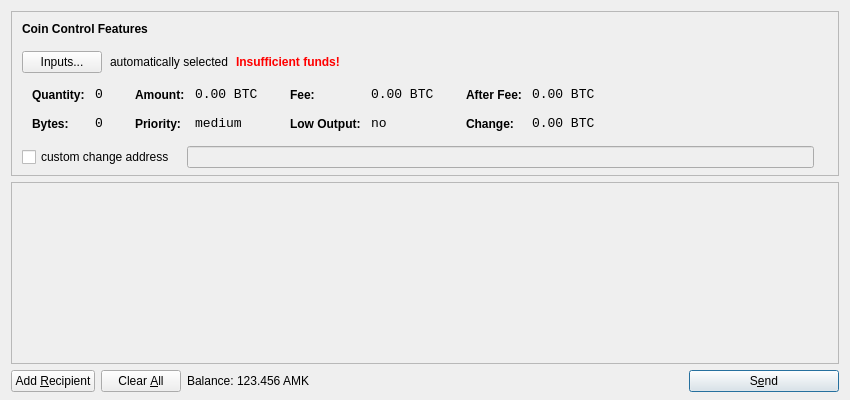
<?xml version="1.0" encoding="UTF-8"?>
<ui version="4.0">
 <class>SendCoinsDialog</class>
 <widget class="QDialog" name="SendCoinsDialog">
  <property name="geometry">
   <rect>
    <x>0</x>
    <y>0</y>
    <width>850</width>
    <height>400</height>
   </rect>
  </property>
  <property name="windowTitle">
   <string>Send Coins</string>
  </property>
  <layout class="QVBoxLayout" name="verticalLayout" stretch="0,1,0">
   <property name="bottomMargin">
    <number>8</number>
   </property>
   <item>
    <widget class="QFrame" name="frameCoinControl">
     <property name="sizePolicy">
      <sizepolicy hsizetype="Expanding" vsizetype="Expanding">
       <horstretch>0</horstretch>
       <verstretch>0</verstretch>
      </sizepolicy>
     </property>
     <property name="maximumSize">
      <size>
       <width>16777215</width>
       <height>16777215</height>
      </size>
     </property>
     <property name="frameShape">
      <enum>QFrame::StyledPanel</enum>
     </property>
     <property name="frameShadow">
      <enum>QFrame::Sunken</enum>
     </property>
     <layout class="QVBoxLayout" name="verticalLayoutCoinControl2">
      <property name="spacing">
       <number>-1</number>
      </property>
      <property name="leftMargin">
       <number>0</number>
      </property>
      <property name="topMargin">
       <number>0</number>
      </property>
      <property name="rightMargin">
       <number>0</number>
      </property>
      <property name="bottomMargin">
       <number>6</number>
      </property>
      <item>
       <layout class="QVBoxLayout" name="verticalLayoutCoinControl" stretch="0,0,0,0,1">
        <property name="spacing">
         <number>0</number>
        </property>
        <property name="leftMargin">
         <number>10</number>
        </property>
        <property name="topMargin">
         <number>10</number>
        </property>
        <item>
         <layout class="QHBoxLayout" name="horizontalLayoutCoinControl1">
          <property name="bottomMargin">
           <number>15</number>
          </property>
          <item>
           <widget class="QLabel" name="labelCoinControlFeatures">
            <property name="sizePolicy">
             <sizepolicy hsizetype="Preferred" vsizetype="Maximum">
              <horstretch>0</horstretch>
              <verstretch>0</verstretch>
             </sizepolicy>
            </property>
            <property name="font">
             <font>
              <weight>75</weight>
              <bold>true</bold>
             </font>
            </property>
            <property name="styleSheet">
             <string notr="true">font-weight:bold;</string>
            </property>
            <property name="text">
             <string>Coin Control Features</string>
            </property>
           </widget>
          </item>
         </layout>
        </item>
        <item>
         <layout class="QHBoxLayout" name="horizontalLayoutCoinControl2" stretch="0,0,0,0">
          <property name="spacing">
           <number>8</number>
          </property>
          <property name="bottomMargin">
           <number>10</number>
          </property>
          <item>
           <widget class="QPushButton" name="pushButtonCoinControl">
            <property name="styleSheet">
             <string notr="true"/>
            </property>
            <property name="text">
             <string>Inputs...</string>
            </property>
           </widget>
          </item>
          <item>
           <widget class="QLabel" name="labelCoinControlAutomaticallySelected">
            <property name="text">
             <string>automatically selected</string>
            </property>
            <property name="margin">
             <number>5</number>
            </property>
           </widget>
          </item>
          <item>
           <widget class="QLabel" name="labelCoinControlInsuffFunds">
            <property name="font">
             <font>
              <weight>75</weight>
              <bold>true</bold>
             </font>
            </property>
            <property name="styleSheet">
             <string notr="true">color:red;font-weight:bold;</string>
            </property>
            <property name="text">
             <string>Insufficient funds!</string>
            </property>
            <property name="margin">
             <number>5</number>
            </property>
           </widget>
          </item>
          <item>
           <spacer name="horizontalSpacerCoinControl">
            <property name="orientation">
             <enum>Qt::Horizontal</enum>
            </property>
            <property name="sizeHint" stdset="0">
             <size>
              <width>40</width>
              <height>1</height>
             </size>
            </property>
           </spacer>
          </item>
         </layout>
        </item>
        <item>
         <widget class="QWidget" name="widgetCoinControl" native="true">
          <property name="sizePolicy">
           <sizepolicy hsizetype="Preferred" vsizetype="Preferred">
            <horstretch>0</horstretch>
            <verstretch>0</verstretch>
           </sizepolicy>
          </property>
          <property name="minimumSize">
           <size>
            <width>0</width>
            <height>0</height>
           </size>
          </property>
          <property name="styleSheet">
           <string notr="true"/>
          </property>
          <layout class="QHBoxLayout" name="horizontalLayoutCoinControl5">
           <property name="margin">
            <number>0</number>
           </property>
           <item>
            <layout class="QHBoxLayout" name="horizontalLayoutCoinControl3" stretch="0,0,0,1">
             <property name="spacing">
              <number>20</number>
             </property>
             <property name="topMargin">
              <number>0</number>
             </property>
             <property name="bottomMargin">
              <number>10</number>
             </property>
             <item>
              <layout class="QFormLayout" name="formLayoutCoinControl1">
               <property name="horizontalSpacing">
                <number>10</number>
               </property>
               <property name="verticalSpacing">
                <number>14</number>
               </property>
               <property name="leftMargin">
                <number>10</number>
               </property>
               <property name="topMargin">
                <number>4</number>
               </property>
               <property name="rightMargin">
                <number>6</number>
               </property>
               <item row="0" column="0">
                <widget class="QLabel" name="labelCoinControlQuantityText">
                 <property name="styleSheet">
                  <string notr="true">font-weight:bold;</string>
                 </property>
                 <property name="text">
                  <string>Quantity:</string>
                 </property>
                 <property name="margin">
                  <number>0</number>
                 </property>
                </widget>
               </item>
               <item row="0" column="1">
                <widget class="QLabel" name="labelCoinControlQuantity">
                 <property name="font">
                  <font>
                   <family>Monospace</family>
                   <pointsize>10</pointsize>
                  </font>
                 </property>
                 <property name="cursor">
                  <cursorShape>IBeamCursor</cursorShape>
                 </property>
                 <property name="contextMenuPolicy">
                  <enum>Qt::ActionsContextMenu</enum>
                 </property>
                 <property name="text">
                  <string notr="true">0</string>
                 </property>
                 <property name="margin">
                  <number>0</number>
                 </property>
                 <property name="textInteractionFlags">
                  <set>Qt::LinksAccessibleByMouse|Qt::TextSelectableByKeyboard|Qt::TextSelectableByMouse</set>
                 </property>
                </widget>
               </item>
               <item row="1" column="0">
                <widget class="QLabel" name="labelCoinControlBytesText">
                 <property name="styleSheet">
                  <string notr="true">font-weight:bold;</string>
                 </property>
                 <property name="text">
                  <string>Bytes:</string>
                 </property>
                </widget>
               </item>
               <item row="1" column="1">
                <widget class="QLabel" name="labelCoinControlBytes">
                 <property name="font">
                  <font>
                   <family>Monospace</family>
                   <pointsize>10</pointsize>
                  </font>
                 </property>
                 <property name="cursor">
                  <cursorShape>IBeamCursor</cursorShape>
                 </property>
                 <property name="contextMenuPolicy">
                  <enum>Qt::ActionsContextMenu</enum>
                 </property>
                 <property name="text">
                  <string notr="true">0</string>
                 </property>
                 <property name="textInteractionFlags">
                  <set>Qt::LinksAccessibleByMouse|Qt::TextSelectableByKeyboard|Qt::TextSelectableByMouse</set>
                 </property>
                </widget>
               </item>
              </layout>
             </item>
             <item>
              <layout class="QFormLayout" name="formLayoutCoinControl2">
               <property name="horizontalSpacing">
                <number>10</number>
               </property>
               <property name="verticalSpacing">
                <number>14</number>
               </property>
               <property name="leftMargin">
                <number>6</number>
               </property>
               <property name="topMargin">
                <number>4</number>
               </property>
               <property name="rightMargin">
                <number>6</number>
               </property>
               <item row="0" column="0">
                <widget class="QLabel" name="labelCoinControlAmountText">
                 <property name="styleSheet">
                  <string notr="true">font-weight:bold;</string>
                 </property>
                 <property name="text">
                  <string>Amount:</string>
                 </property>
                 <property name="margin">
                  <number>0</number>
                 </property>
                </widget>
               </item>
               <item row="0" column="1">
                <widget class="QLabel" name="labelCoinControlAmount">
                 <property name="font">
                  <font>
                   <family>Monospace</family>
                   <pointsize>10</pointsize>
                  </font>
                 </property>
                 <property name="cursor">
                  <cursorShape>IBeamCursor</cursorShape>
                 </property>
                 <property name="contextMenuPolicy">
                  <enum>Qt::ActionsContextMenu</enum>
                 </property>
                 <property name="text">
                  <string notr="true">0.00 BTC</string>
                 </property>
                 <property name="textInteractionFlags">
                  <set>Qt::LinksAccessibleByMouse|Qt::TextSelectableByKeyboard|Qt::TextSelectableByMouse</set>
                 </property>
                </widget>
               </item>
               <item row="1" column="0">
                <widget class="QLabel" name="labelCoinControlPriorityText">
                 <property name="styleSheet">
                  <string notr="true">font-weight:bold;</string>
                 </property>
                 <property name="text">
                  <string>Priority:</string>
                 </property>
                </widget>
               </item>
               <item row="1" column="1">
                <widget class="QLabel" name="labelCoinControlPriority">
                 <property name="font">
                  <font>
                   <family>Monospace</family>
                   <pointsize>10</pointsize>
                  </font>
                 </property>
                 <property name="cursor">
                  <cursorShape>IBeamCursor</cursorShape>
                 </property>
                 <property name="contextMenuPolicy">
                  <enum>Qt::ActionsContextMenu</enum>
                 </property>
                 <property name="text">
                  <string>medium</string>
                 </property>
                 <property name="textInteractionFlags">
                  <set>Qt::LinksAccessibleByMouse|Qt::TextSelectableByKeyboard|Qt::TextSelectableByMouse</set>
                 </property>
                </widget>
               </item>
              </layout>
             </item>
             <item>
              <layout class="QFormLayout" name="formLayoutCoinControl3">
               <property name="horizontalSpacing">
                <number>10</number>
               </property>
               <property name="verticalSpacing">
                <number>14</number>
               </property>
               <property name="leftMargin">
                <number>6</number>
               </property>
               <property name="topMargin">
                <number>4</number>
               </property>
               <property name="rightMargin">
                <number>6</number>
               </property>
               <item row="0" column="0">
                <widget class="QLabel" name="labelCoinControlFeeText">
                 <property name="styleSheet">
                  <string notr="true">font-weight:bold;</string>
                 </property>
                 <property name="text">
                  <string>Fee:</string>
                 </property>
                 <property name="margin">
                  <number>0</number>
                 </property>
                </widget>
               </item>
               <item row="0" column="1">
                <widget class="QLabel" name="labelCoinControlFee">
                 <property name="font">
                  <font>
                   <family>Monospace</family>
                   <pointsize>10</pointsize>
                  </font>
                 </property>
                 <property name="cursor">
                  <cursorShape>IBeamCursor</cursorShape>
                 </property>
                 <property name="contextMenuPolicy">
                  <enum>Qt::ActionsContextMenu</enum>
                 </property>
                 <property name="text">
                  <string notr="true">0.00 BTC</string>
                 </property>
                 <property name="textInteractionFlags">
                  <set>Qt::LinksAccessibleByMouse|Qt::TextSelectableByKeyboard|Qt::TextSelectableByMouse</set>
                 </property>
                </widget>
               </item>
               <item row="1" column="0">
                <widget class="QLabel" name="labelCoinControlLowOutputText">
                 <property name="styleSheet">
                  <string notr="true">font-weight:bold;</string>
                 </property>
                 <property name="text">
                  <string>Low Output:</string>
                 </property>
                </widget>
               </item>
               <item row="1" column="1">
                <widget class="QLabel" name="labelCoinControlLowOutput">
                 <property name="font">
                  <font>
                   <family>Monospace</family>
                   <pointsize>10</pointsize>
                  </font>
                 </property>
                 <property name="cursor">
                  <cursorShape>IBeamCursor</cursorShape>
                 </property>
                 <property name="contextMenuPolicy">
                  <enum>Qt::ActionsContextMenu</enum>
                 </property>
                 <property name="text">
                  <string>no</string>
                 </property>
                 <property name="textInteractionFlags">
                  <set>Qt::LinksAccessibleByMouse|Qt::TextSelectableByKeyboard|Qt::TextSelectableByMouse</set>
                 </property>
                </widget>
               </item>
              </layout>
             </item>
             <item>
              <layout class="QFormLayout" name="formLayoutCoinControl4">
               <property name="horizontalSpacing">
                <number>10</number>
               </property>
               <property name="verticalSpacing">
                <number>14</number>
               </property>
               <property name="leftMargin">
                <number>6</number>
               </property>
               <property name="topMargin">
                <number>4</number>
               </property>
               <property name="rightMargin">
                <number>6</number>
               </property>
               <item row="0" column="0">
                <widget class="QLabel" name="labelCoinControlAfterFeeText">
                 <property name="styleSheet">
                  <string notr="true">font-weight:bold;</string>
                 </property>
                 <property name="text">
                  <string>After Fee:</string>
                 </property>
                 <property name="margin">
                  <number>0</number>
                 </property>
                </widget>
               </item>
               <item row="0" column="1">
                <widget class="QLabel" name="labelCoinControlAfterFee">
                 <property name="font">
                  <font>
                   <family>Monospace</family>
                   <pointsize>10</pointsize>
                  </font>
                 </property>
                 <property name="cursor">
                  <cursorShape>IBeamCursor</cursorShape>
                 </property>
                 <property name="contextMenuPolicy">
                  <enum>Qt::ActionsContextMenu</enum>
                 </property>
                 <property name="text">
                  <string notr="true">0.00 BTC</string>
                 </property>
                 <property name="textInteractionFlags">
                  <set>Qt::LinksAccessibleByMouse|Qt::TextSelectableByKeyboard|Qt::TextSelectableByMouse</set>
                 </property>
                </widget>
               </item>
               <item row="1" column="0">
                <widget class="QLabel" name="labelCoinControlChangeText">
                 <property name="styleSheet">
                  <string notr="true">font-weight:bold;</string>
                 </property>
                 <property name="text">
                  <string>Change:</string>
                 </property>
                </widget>
               </item>
               <item row="1" column="1">
                <widget class="QLabel" name="labelCoinControlChange">
                 <property name="font">
                  <font>
                   <family>Monospace</family>
                   <pointsize>10</pointsize>
                  </font>
                 </property>
                 <property name="cursor">
                  <cursorShape>IBeamCursor</cursorShape>
                 </property>
                 <property name="contextMenuPolicy">
                  <enum>Qt::ActionsContextMenu</enum>
                 </property>
                 <property name="text">
                  <string notr="true">0.00 BTC</string>
                 </property>
                 <property name="textInteractionFlags">
                  <set>Qt::LinksAccessibleByMouse|Qt::TextSelectableByKeyboard|Qt::TextSelectableByMouse</set>
                 </property>
                </widget>
               </item>
              </layout>
             </item>
            </layout>
           </item>
          </layout>
         </widget>
        </item>
        <item>
         <layout class="QHBoxLayout" name="horizontalLayoutCoinControl4" stretch="0,0,0">
          <property name="spacing">
           <number>12</number>
          </property>
          <property name="sizeConstraint">
           <enum>QLayout::SetDefaultConstraint</enum>
          </property>
          <property name="topMargin">
           <number>5</number>
          </property>
          <property name="rightMargin">
           <number>5</number>
          </property>
          <item>
           <widget class="QCheckBox" name="checkBoxCoinControlChange">
            <property name="text">
             <string>custom change address</string>
            </property>
           </widget>
          </item>
          <item>
           <widget class="QLineEdit" name="lineEditCoinControlChange">
            <property name="enabled">
             <bool>false</bool>
            </property>
            <property name="sizePolicy">
             <sizepolicy hsizetype="Expanding" vsizetype="Fixed">
              <horstretch>0</horstretch>
              <verstretch>0</verstretch>
             </sizepolicy>
            </property>
           </widget>
          </item>
          <item>
           <widget class="QLabel" name="labelCoinControlChangeLabel">
            <property name="sizePolicy">
             <sizepolicy hsizetype="Preferred" vsizetype="Expanding">
              <horstretch>0</horstretch>
              <verstretch>0</verstretch>
             </sizepolicy>
            </property>
            <property name="minimumSize">
             <size>
              <width>0</width>
              <height>0</height>
             </size>
            </property>
            <property name="text">
             <string/>
            </property>
            <property name="margin">
             <number>3</number>
            </property>
           </widget>
          </item>
         </layout>
        </item>
        <item>
         <spacer name="verticalSpacerCoinControl">
          <property name="orientation">
           <enum>Qt::Vertical</enum>
          </property>
          <property name="sizeHint" stdset="0">
           <size>
            <width>800</width>
            <height>1</height>
           </size>
          </property>
         </spacer>
        </item>
       </layout>
      </item>
     </layout>
    </widget>
   </item>
   <item>
    <widget class="QScrollArea" name="scrollArea">
     <property name="widgetResizable">
      <bool>true</bool>
     </property>
     <widget class="QWidget" name="scrollAreaWidgetContents">
      <property name="geometry">
       <rect>
        <x>0</x>
        <y>0</y>
        <width>830</width>
        <height>165</height>
       </rect>
      </property>
      <layout class="QVBoxLayout" name="verticalLayout_2">
       <property name="margin">
        <number>0</number>
       </property>
       <item>
        <layout class="QVBoxLayout" name="entries">
         <property name="spacing">
          <number>6</number>
         </property>
        </layout>
       </item>
       <item>
        <spacer name="verticalSpacer">
         <property name="orientation">
          <enum>Qt::Vertical</enum>
         </property>
         <property name="sizeHint" stdset="0">
          <size>
           <width>20</width>
           <height>40</height>
          </size>
         </property>
        </spacer>
       </item>
      </layout>
     </widget>
    </widget>
   </item>
   <item>
    <layout class="QHBoxLayout" name="horizontalLayout">
     <item>
      <widget class="QPushButton" name="addButton">
       <property name="toolTip">
        <string>Send to multiple recipients at once</string>
       </property>
       <property name="text">
        <string>Add &amp;Recipient</string>
       </property>
       <property name="icon">
        <iconset resource="../bitcoin.qrc">
         <normaloff>:/icons/add</normaloff>:/icons/add</iconset>
       </property>
       <property name="autoDefault">
        <bool>false</bool>
       </property>
      </widget>
     </item>
     <item>
      <widget class="QPushButton" name="clearButton">
       <property name="sizePolicy">
        <sizepolicy hsizetype="Minimum" vsizetype="Fixed">
         <horstretch>0</horstretch>
         <verstretch>0</verstretch>
        </sizepolicy>
       </property>
       <property name="toolTip">
        <string>Remove all transaction fields</string>
       </property>
       <property name="text">
        <string>Clear &amp;All</string>
       </property>
       <property name="icon">
        <iconset resource="../bitcoin.qrc">
         <normaloff>:/icons/remove</normaloff>:/icons/remove</iconset>
       </property>
       <property name="autoRepeatDelay">
        <number>300</number>
       </property>
       <property name="autoDefault">
        <bool>false</bool>
       </property>
      </widget>
     </item>
     <item>
      <layout class="QHBoxLayout" name="horizontalLayout_2">
       <property name="spacing">
        <number>3</number>
       </property>
       <item>
        <widget class="QLabel" name="label">
         <property name="text">
          <string>Balance:</string>
         </property>
        </widget>
       </item>
       <item>
        <widget class="QLabel" name="labelBalance">
         <property name="cursor">
          <cursorShape>IBeamCursor</cursorShape>
         </property>
         <property name="text">
          <string>123.456 AMK</string>
         </property>
         <property name="textInteractionFlags">
          <set>Qt::LinksAccessibleByMouse|Qt::TextSelectableByKeyboard|Qt::TextSelectableByMouse</set>
         </property>
        </widget>
       </item>
      </layout>
     </item>
     <item>
      <spacer name="horizontalSpacer">
       <property name="orientation">
        <enum>Qt::Horizontal</enum>
       </property>
       <property name="sizeHint" stdset="0">
        <size>
         <width>40</width>
         <height>20</height>
        </size>
       </property>
      </spacer>
     </item>
     <item>
      <widget class="QPushButton" name="sendButton">
       <property name="minimumSize">
        <size>
         <width>150</width>
         <height>0</height>
        </size>
       </property>
       <property name="toolTip">
        <string>Confirm the send action</string>
       </property>
       <property name="text">
        <string>S&amp;end</string>
       </property>
       <property name="icon">
        <iconset resource="../bitcoin.qrc">
         <normaloff>:/icons/send</normaloff>:/icons/send</iconset>
       </property>
       <property name="default">
        <bool>true</bool>
       </property>
      </widget>
     </item>
    </layout>
   </item>
  </layout>
 </widget>
 <resources>
  <include location="../bitcoin.qrc"/>
 </resources>
 <connections/>
</ui>
